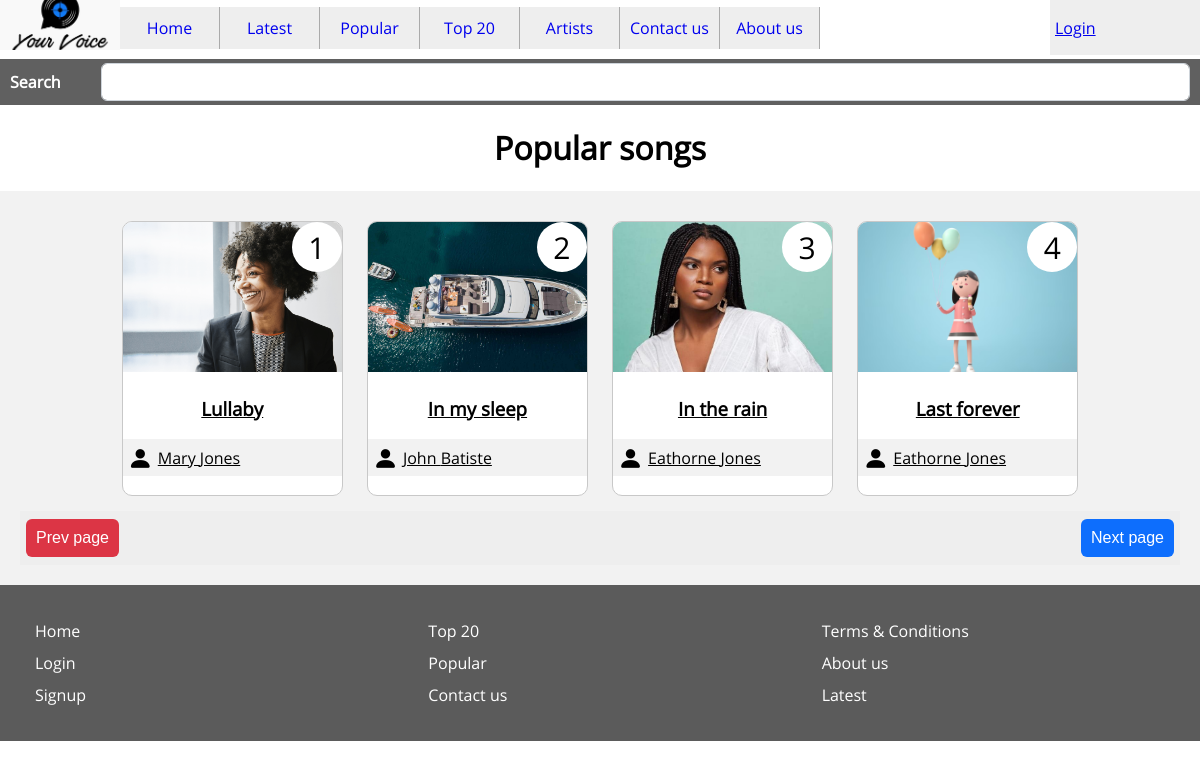
The app's page /popular.php with its own data.
### tables this page shows
CREATE TABLE `songs` (
  `id` int(11) NOT NULL,
  `user_id` int(11) NOT NULL,
  `file` varchar(1024) NOT NULL,
  `image` varchar(1024) NOT NULL,
  `title` varchar(100) NOT NULL,
  `views` int(11) NOT NULL DEFAULT 0,
  `downloads` int(11) NOT NULL DEFAULT 0,
  `popularity` int(11) NOT NULL DEFAULT 0,
  `date` datetime DEFAULT NULL
);

CREATE TABLE `users` (
  `id` int(11) NOT NULL,
  `username` varchar(30) NOT NULL,
  `first_name` varchar(30) NOT NULL,
  `last_name` varchar(30) NOT NULL,
  `email` varchar(100) NOT NULL,
  `password` varchar(255) NOT NULL,
  `role` varchar(6) NOT NULL,
  `date` datetime NOT NULL,
  `image` varchar(1024) DEFAULT NULL
);

### functions.php (called while the page is built, shortened)
<?php
$page_number = $_GET['page'] ?? 1;
$page_number = (int)$page_number;
function get_image($path)
{
	if(file_exists($path ?? ''))
		return $path;
	return 'assets/images/no_image.jpg?1';
}
function esc($str)
{
	return htmlspecialchars($str);
}
function query($query)
{
	global $con;
	$result = mysqli_query($con, $query);
	if(!is_bool($result))
	{
		if(mysqli_num_rows($result) > 0)
		{
			$rows = [];
			while($row = mysqli_fetch_assoc($result))
			{
				$rows[] = $row;
			}
			return $rows;
		}
	}
	return false;
}

### popular.php (the view, shortened to what this page needs)
<?php
	require 'init.php';
	$limit = 30;
	$offset = ($page_number - 1) * $limit;
	$query = "select * from songs order by popularity desc limit $limit offset $offset";
 	$songs = query($query);
 	if(!empty($songs))
 	{
 		foreach ($songs as $key => $row) {
 			$id = $row['user_id'];
 			$query = "select * from users where id = '$id' limit 1";
 			$artist = query($query);
 			if(!empty($artist))
 			{
 				$songs[$key]['artist'] = $artist[0];
 			}
 		}
 	}
?>
	<?php require 'header.php';?>
	<h1 class="class_14"  >
		Popular songs
	</h1>
	<div class="class_15" >
		<?php if(!empty($songs)):$num=0?>
			<?php foreach($songs as $song):$num++?>
				<a href="song.php?id=<?=$song['id']?>" class="class_16" style="position: relative;" >
					<div style="background-color:white;border-radius:50%;padding:5px;font-size: 30px;position: absolute;width:50px;height:50px;top:0;right:0;"><?=$num?></div>
					<img src="<?=get_image($song['image'])?>"  backup="" class="class_17 item_class_3">
					<h3 class="class_18"  >
						<?=esc($song['title'])?>
					</h3>
					<div class="class_19" >
						<i class="bi bi-person-fill class_20"></i>
						<div class="class_21"  >
							<?=$song['artist']['first_name'] ?? 'Unknown'?>
							<?=$song['artist']['last_name'] ?? ''?>
						</div>
					</div>
				</a>
		 	<?php endforeach;?>
		<?php else:?>
			<div style="text-align: center;padding: 10px;">No songs found</div>
		<?php endif;?>
		<div class="class_31" style="" >
			<a href="popular.php?page=<?=($page_number-1)?>">
				<button class="class_32" style="float:left" >
					Prev page
				</button>
			</a>
			<a href="popular.php?page=<?=($page_number+1)?>">
				<button type="button" class="class_33"  >
					Next page
				</button>
			</a>
		</div>
	</div>
<?php require 'footer.php';?>

### assets/css/styles.css (style rules this page uses)
body { font-family: opensans; font-size: 16px; margin:0px; padding:0px; word-break: break-word; word-wrap: break-word; }
.class_14 { padding-left: 10px; padding-right: 10px; text-align: center; color: rgb(0, 0, 0); }
.class_15 { padding: 20px; background-color: rgb(242, 242, 242); color: rgb(255, 255, 255); text-align: center; }
.class_16 { width: 221px; height: 275px; background-color: rgb(255, 255, 255); color: rgb(0, 0, 0); border-radius: 10px; border: 1px solid rgb(200, 200, 200); cursor: pointer; overflow: hidden; margin: 10px; display: inline-block; }
.class_17 { width: 100%; height: 150px; object-fit: cover; transition: all 0.3s ease 0s; }
.class_18 { padding-left: 10px; padding-right: 10px; }
.class_19 { height: 37px; background-color: rgb(242, 242, 242); color: rgb(0, 0, 0); display: flex; align-items: center; padding-left: 5px; padding-right: 5px; }
.class_20 { font-size: 25px; }
.class_21 { padding: 5px; }
.class_31 { padding: 4px; background-color: #eee; }
.class_32 { cursor: pointer; font-size:16px; padding: 10px; border:none; color:#FFFFFF; background-color:#dc3545; border-radius:6px; margin: .25rem .125rem; }
.class_33 { cursor: pointer; font-size:16px; padding: 10px; border:none; color:#FFFFFF; background-color:#0d6efd; border-radius:6px; margin: .25rem .125rem; float:right }

### records on screen
songs: image (picture), title "Lullaby", user.first_name "Mary", user.last_name "Jones"
songs: image (picture), title "In my sleep", user.first_name "John", user.last_name "Batiste"
songs: image (picture), title "In the rain", user.first_name "Eathorne", user.last_name "Jones"
songs: image (picture), title "Last forever", user.first_name "Eathorne", user.last_name "Jones"
